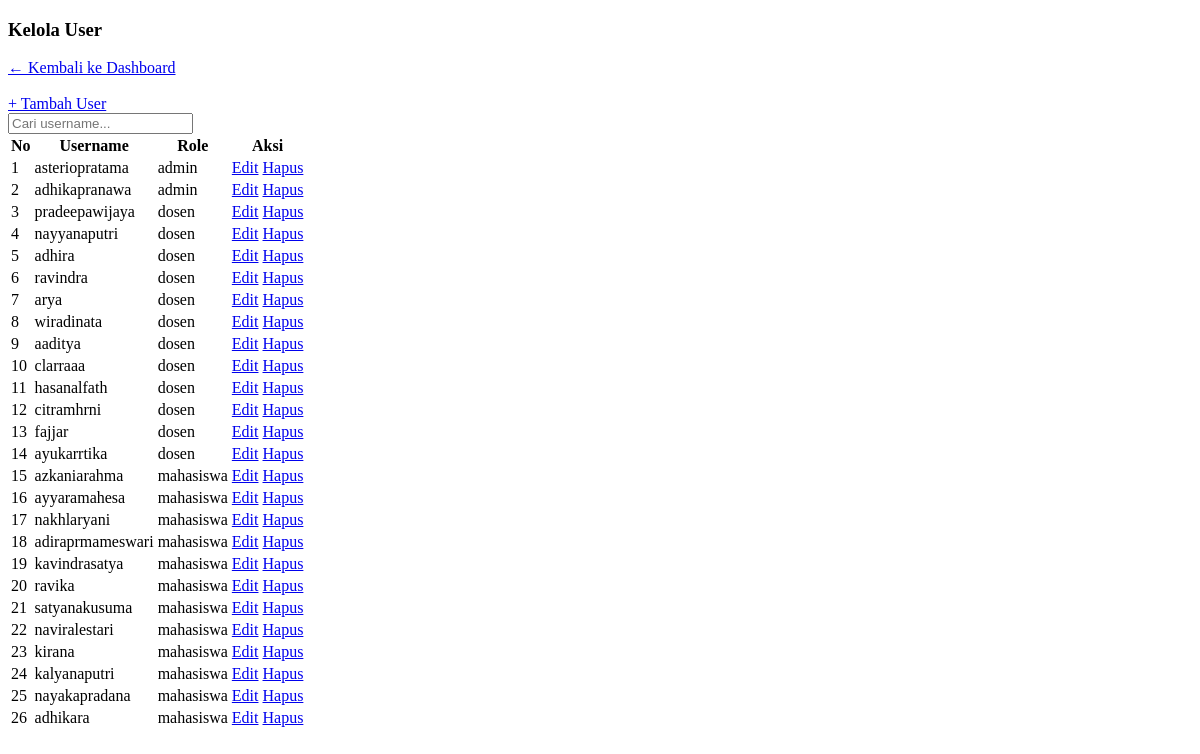
The page /admin/kelola_user.php (signed in) on the database as committed earlier.
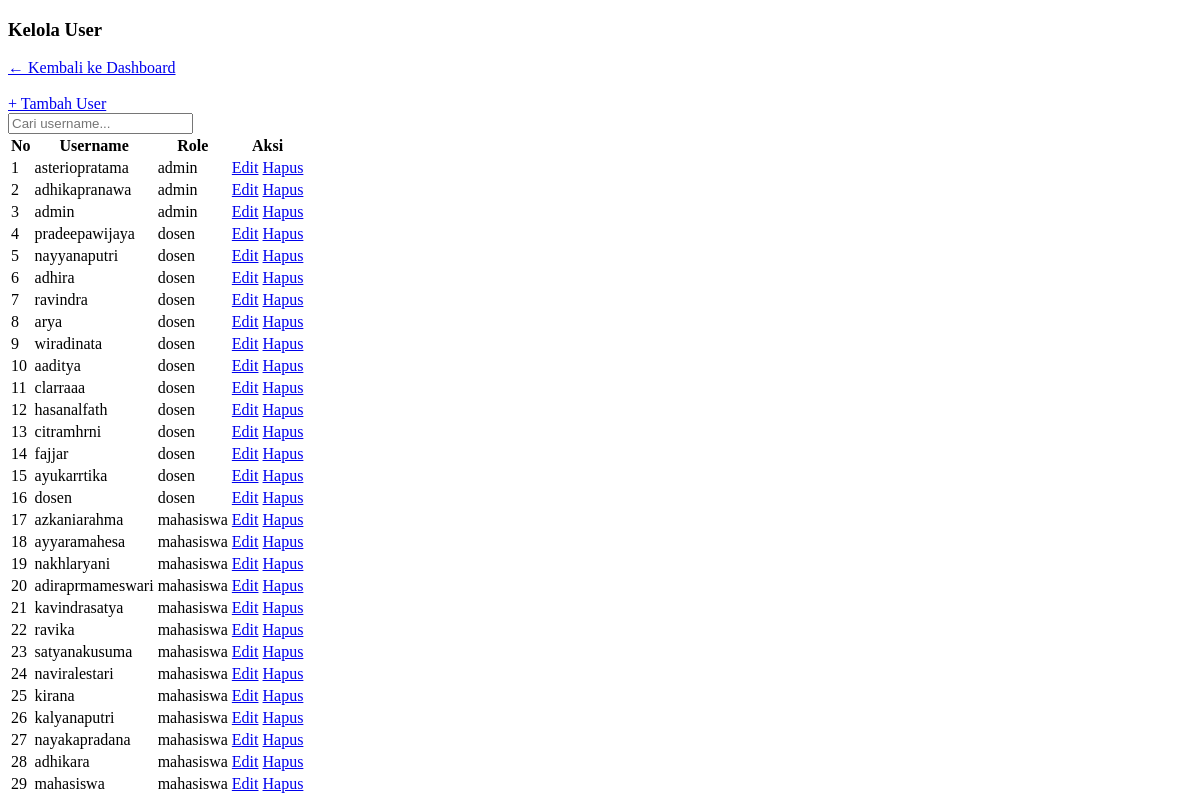
The same page on the database as committed later.
### tables this page shows
CREATE TABLE `users` (
  `id_user` int(11) NOT NULL,
  `username` varchar(50) NOT NULL,
  `password` varchar(100) NOT NULL,
  `role` enum('admin','dosen','mahasiswa') NOT NULL
);

### admin/kelola_user.php (the view, shortened to what this page needs)
<?php
include "../config/koneksi.php";
?>
<!DOCTYPE html>
<html>
<head>
</head>
<body>
<h3>Kelola User</h3>
<a href="dashboard.php">← Kembali ke Dashboard</a>
<br><br>
<a href="kelola_user.php?tambah=1" class="btn btn-primary mb-3">
+ Tambah User
</a>
<form method="GET">
<input type="text" name="cari" placeholder="Cari username..." class="form-control mb-2">
</form>
<table class="table table-bordered table-striped">
<thead class="table-dark">
<tr>
    <th>No</th>
    <th>Username</th>
    <th>Role</th>
    <th>Aksi</th>
</tr>
</thead>
<tbody>
<?php
$no = 1;
$data = $conn->query("SELECT * FROM users");
while($u = $data->fetch_assoc()){
?>
<tr>
    <td><?= $no++ ?></td>
    <td><?= $u['username'] ?></td>
    <td>
        <span class="badge bg-info"><?= $u['role'] ?></span>
    </td>
    <td>
        <a href="kelola_user.php?edit=<?= $u['id_user'] ?>" class="btn btn-warning btn-sm">Edit</a>
        <a href="kelola_user.php?hapus=<?= $u['id_user'] ?>"
        onclick="return confirm('Yakin hapus?')"
        class="btn btn-danger btn-sm">Hapus</a>
    </td>
</tr>
<?php } ?>
</tbody>
</table>
</body>
</html>

Rows that differ between the two databases and show on the page:
added users: username "admin", role "admin"
added users: username "dosen", role "dosen"
added users: username "mahasiswa", role "mahasiswa"
